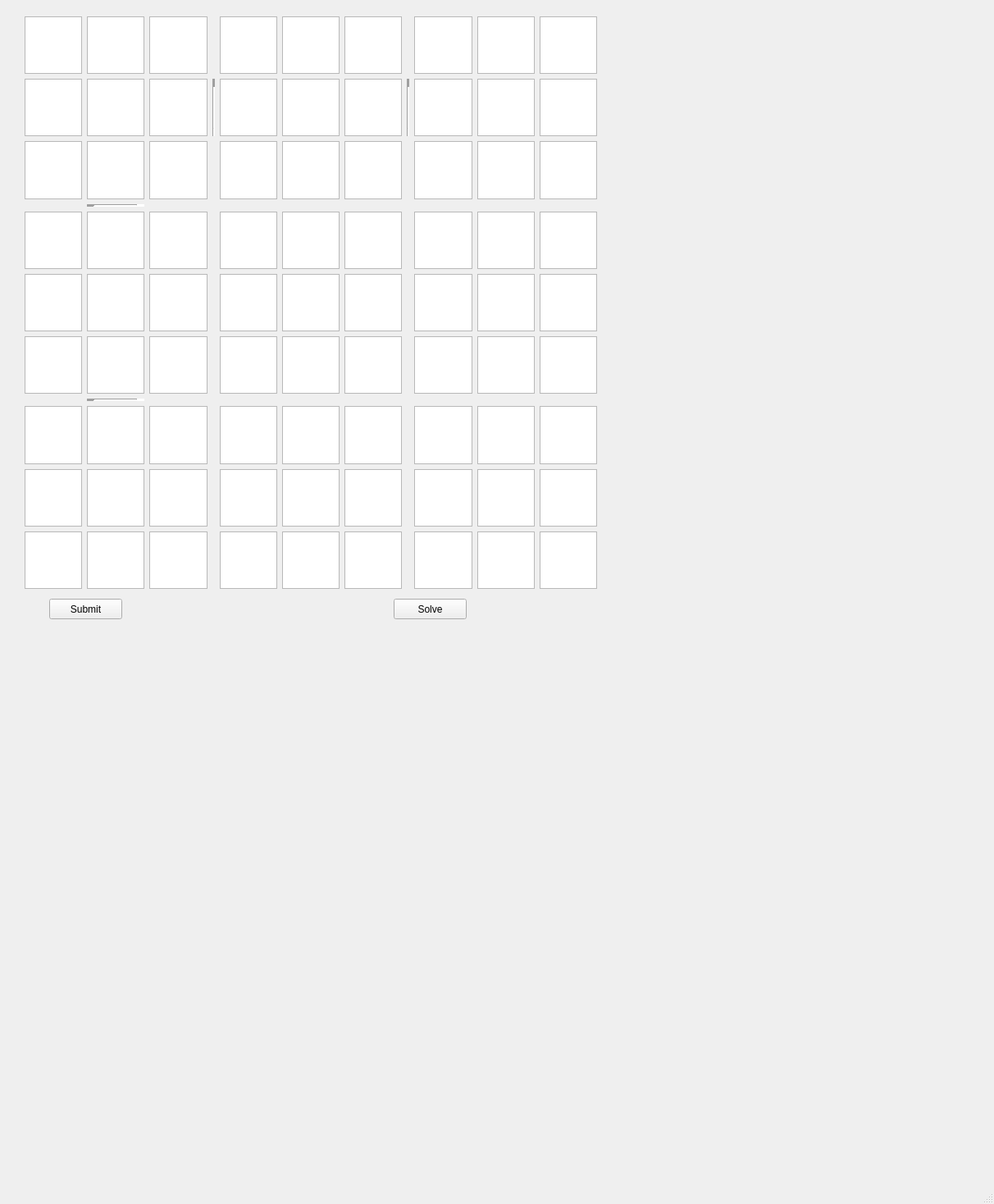
<?xml version="1.0" encoding="UTF-8"?>
<ui version="4.0">
 <class>MainWindow</class>
 <widget class="QMainWindow" name="MainWindow">
  <property name="geometry">
   <rect>
    <x>0</x>
    <y>0</y>
    <width>1212</width>
    <height>1468</height>
   </rect>
  </property>
  <property name="windowTitle">
   <string>MainWindow</string>
  </property>
  <widget class="QWidget" name="centralwidget">
   <widget class="QWidget" name="gridLayoutWidget">
    <property name="geometry">
     <rect>
      <x>30</x>
      <y>20</y>
      <width>698</width>
      <height>698</height>
     </rect>
    </property>
    <property name="maximumSize">
     <size>
      <width>1060</width>
      <height>16777215</height>
     </size>
    </property>
    <layout class="QGridLayout" name="gridLayout">
     <item row="3" column="9">
      <widget class="QPlainTextEdit" name="text_8_3"/>
     </item>
     <item row="3" column="5">
      <widget class="QPlainTextEdit" name="text_5_3"/>
     </item>
     <item row="5" column="4">
      <widget class="QPlainTextEdit" name="text_4_4"/>
     </item>
     <item row="3" column="4">
      <widget class="QTextEdit" name="text_4_3"/>
     </item>
     <item row="12" column="5">
      <widget class="QPlainTextEdit" name="text_5_9"/>
     </item>
     <item row="7" column="8">
      <widget class="QPlainTextEdit" name="text_7_6"/>
     </item>
     <item row="9" column="2">
      <widget class="QPlainTextEdit" name="text_3_7"/>
     </item>
     <item row="11" column="9">
      <widget class="QPlainTextEdit" name="text_8_8"/>
     </item>
     <item row="3" column="2">
      <widget class="QPlainTextEdit" name="text_3_3"/>
     </item>
     <item row="12" column="1">
      <widget class="QPlainTextEdit" name="text_2_9"/>
     </item>
     <item row="9" column="9">
      <widget class="QPlainTextEdit" name="text_8_7"/>
     </item>
     <item row="7" column="9">
      <widget class="QPlainTextEdit" name="text_8_6"/>
     </item>
     <item row="12" column="4">
      <widget class="QPlainTextEdit" name="text_4_9"/>
     </item>
     <item row="9" column="1">
      <widget class="QPlainTextEdit" name="text_2_7"/>
     </item>
     <item row="1" column="9">
      <widget class="QPlainTextEdit" name="text_8_2"/>
     </item>
     <item row="3" column="6">
      <widget class="QPlainTextEdit" name="text_6_3"/>
     </item>
     <item row="11" column="5">
      <widget class="QPlainTextEdit" name="text_5_8"/>
     </item>
     <item row="1" column="6">
      <widget class="QPlainTextEdit" name="text_6_2"/>
     </item>
     <item row="6" column="8">
      <widget class="QPlainTextEdit" name="text_7_5"/>
     </item>
     <item row="0" column="8">
      <widget class="QPlainTextEdit" name="text_7_1"/>
     </item>
     <item row="5" column="5">
      <widget class="QPlainTextEdit" name="text_5_4"/>
     </item>
     <item row="1" column="8">
      <widget class="QPlainTextEdit" name="text_7_2"/>
     </item>
     <item row="5" column="8">
      <widget class="QPlainTextEdit" name="text_7_4"/>
     </item>
     <item row="7" column="6">
      <widget class="QPlainTextEdit" name="text_6_6"/>
     </item>
     <item row="11" column="6">
      <widget class="QPlainTextEdit" name="text_6_8"/>
     </item>
     <item row="9" column="6">
      <widget class="QPlainTextEdit" name="text_6_7"/>
     </item>
     <item row="11" column="4">
      <widget class="QPlainTextEdit" name="text_4_8"/>
     </item>
     <item row="5" column="9">
      <widget class="QPlainTextEdit" name="text_8_4"/>
     </item>
     <item row="5" column="1">
      <widget class="QPlainTextEdit" name="text_2_4"/>
     </item>
     <item row="11" column="1">
      <widget class="QPlainTextEdit" name="text_2_8"/>
     </item>
     <item row="12" column="6">
      <widget class="QPlainTextEdit" name="text_6_9"/>
     </item>
     <item row="9" column="8">
      <widget class="QPlainTextEdit" name="text_7_7"/>
     </item>
     <item row="6" column="1">
      <widget class="QPlainTextEdit" name="text_2_5"/>
     </item>
     <item row="3" column="0">
      <widget class="QPlainTextEdit" name="text_1_3"/>
     </item>
     <item row="12" column="0">
      <widget class="QPlainTextEdit" name="text_1_9"/>
     </item>
     <item row="9" column="4">
      <widget class="QPlainTextEdit" name="text_4_7"/>
     </item>
     <item row="6" column="4">
      <widget class="QPlainTextEdit" name="text_4_5"/>
     </item>
     <item row="7" column="0">
      <widget class="QPlainTextEdit" name="text_1_6"/>
     </item>
     <item row="0" column="6">
      <widget class="QPlainTextEdit" name="text_6_1"/>
     </item>
     <item row="9" column="5">
      <widget class="QPlainTextEdit" name="text_5_7"/>
     </item>
     <item row="6" column="9">
      <widget class="QPlainTextEdit" name="text_8_5"/>
     </item>
     <item row="3" column="1">
      <widget class="QPlainTextEdit" name="text_2_3"/>
     </item>
     <item row="8" column="1">
      <widget class="Line" name="line">
       <property name="lineWidth">
        <number>10</number>
       </property>
       <property name="orientation">
        <enum>Qt::Horizontal</enum>
       </property>
      </widget>
     </item>
     <item row="9" column="0">
      <widget class="QPlainTextEdit" name="text_1_7"/>
     </item>
     <item row="12" column="9">
      <widget class="QPlainTextEdit" name="text_8_9"/>
     </item>
     <item row="12" column="8">
      <widget class="QPlainTextEdit" name="text_7_9"/>
     </item>
     <item row="7" column="5">
      <widget class="QPlainTextEdit" name="text_5_6"/>
     </item>
     <item row="7" column="4">
      <widget class="QPlainTextEdit" name="text_4_6"/>
     </item>
     <item row="5" column="6">
      <widget class="QPlainTextEdit" name="text_6_4"/>
     </item>
     <item row="7" column="2">
      <widget class="QPlainTextEdit" name="text_3_6"/>
     </item>
     <item row="11" column="8">
      <widget class="QPlainTextEdit" name="text_7_8"/>
     </item>
     <item row="4" column="1">
      <widget class="Line" name="line_2">
       <property name="lineWidth">
        <number>10</number>
       </property>
       <property name="orientation">
        <enum>Qt::Horizontal</enum>
       </property>
      </widget>
     </item>
     <item row="0" column="9">
      <widget class="QPlainTextEdit" name="text_8_1"/>
     </item>
     <item row="0" column="5">
      <widget class="QPlainTextEdit" name="text_5_1"/>
     </item>
     <item row="0" column="4">
      <widget class="QPlainTextEdit" name="text_4_1"/>
     </item>
     <item row="7" column="1">
      <widget class="QPlainTextEdit" name="text_2_6"/>
     </item>
     <item row="5" column="0">
      <widget class="QPlainTextEdit" name="text_1_4"/>
     </item>
     <item row="1" column="1">
      <widget class="QPlainTextEdit" name="text_2_2"/>
     </item>
     <item row="5" column="2">
      <widget class="QPlainTextEdit" name="text_3_4"/>
     </item>
     <item row="6" column="0">
      <widget class="QPlainTextEdit" name="text_1_5"/>
     </item>
     <item row="6" column="6">
      <widget class="QPlainTextEdit" name="text_6_5"/>
     </item>
     <item row="12" column="2">
      <widget class="QPlainTextEdit" name="text_3_9"/>
     </item>
     <item row="1" column="0">
      <widget class="QPlainTextEdit" name="text_1_2"/>
     </item>
     <item row="0" column="1">
      <widget class="QPlainTextEdit" name="text_2_1"/>
     </item>
     <item row="1" column="7">
      <widget class="Line" name="line_4">
       <property name="lineWidth">
        <number>10</number>
       </property>
       <property name="orientation">
        <enum>Qt::Vertical</enum>
       </property>
      </widget>
     </item>
     <item row="6" column="5">
      <widget class="QPlainTextEdit" name="text_5_5"/>
     </item>
     <item row="11" column="2">
      <widget class="QPlainTextEdit" name="text_3_8"/>
     </item>
     <item row="0" column="0">
      <widget class="QPlainTextEdit" name="text_1_1"/>
     </item>
     <item row="6" column="2">
      <widget class="QPlainTextEdit" name="text_3_5"/>
     </item>
     <item row="11" column="0">
      <widget class="QPlainTextEdit" name="text_1_8"/>
     </item>
     <item row="1" column="3">
      <widget class="Line" name="line_3">
       <property name="lineWidth">
        <number>10</number>
       </property>
       <property name="orientation">
        <enum>Qt::Vertical</enum>
       </property>
      </widget>
     </item>
     <item row="0" column="2">
      <widget class="QPlainTextEdit" name="text_3_1"/>
     </item>
     <item row="3" column="8">
      <widget class="QPlainTextEdit" name="text_7_3"/>
     </item>
     <item row="1" column="4">
      <widget class="QPlainTextEdit" name="text_4_2"/>
     </item>
     <item row="1" column="5">
      <widget class="QPlainTextEdit" name="text_5_2"/>
     </item>
     <item row="1" column="2">
      <widget class="QPlainTextEdit" name="text_3_2"/>
     </item>
     <item row="0" column="10">
      <widget class="QPlainTextEdit" name="text_9_1"/>
     </item>
     <item row="1" column="10">
      <widget class="QPlainTextEdit" name="text_9_2"/>
     </item>
     <item row="3" column="10">
      <widget class="QPlainTextEdit" name="text_9_3"/>
     </item>
     <item row="5" column="10">
      <widget class="QPlainTextEdit" name="text_9_4"/>
     </item>
     <item row="6" column="10">
      <widget class="QPlainTextEdit" name="text_9_5"/>
     </item>
     <item row="7" column="10">
      <widget class="QPlainTextEdit" name="text_9_6"/>
     </item>
     <item row="9" column="10">
      <widget class="QPlainTextEdit" name="text_9_7"/>
     </item>
     <item row="11" column="10">
      <widget class="QPlainTextEdit" name="text_9_8"/>
     </item>
     <item row="12" column="10">
      <widget class="QPlainTextEdit" name="text_9_9"/>
     </item>
    </layout>
   </widget>
   <widget class="QPushButton" name="button_submit">
    <property name="geometry">
     <rect>
      <x>60</x>
      <y>730</y>
      <width>89</width>
      <height>25</height>
     </rect>
    </property>
    <property name="text">
     <string>Submit</string>
    </property>
   </widget>
   <widget class="QPushButton" name="button_solve">
    <property name="geometry">
     <rect>
      <x>480</x>
      <y>730</y>
      <width>89</width>
      <height>25</height>
     </rect>
    </property>
    <property name="text">
     <string>Solve</string>
    </property>
   </widget>
  </widget>
  <widget class="QMenuBar" name="menubar">
   <property name="geometry">
    <rect>
     <x>0</x>
     <y>0</y>
     <width>1212</width>
     <height>22</height>
    </rect>
   </property>
  </widget>
  <widget class="QStatusBar" name="statusbar"/>
 </widget>
 <resources/>
 <connections/>
</ui>
